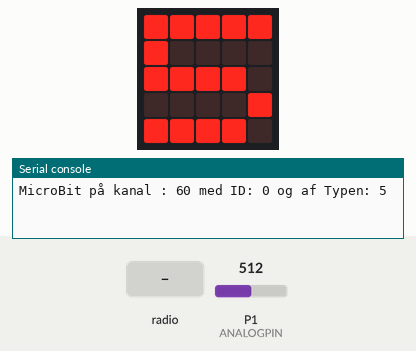
Bench run of a program on a simulated BBC micro:bit running MicroPython. Shown: the board's 5×5 LED display, the last lines printed to the serial console. The test bench sets the inputs (shaded band); at power-on: P1 (ANALOGPIN) = 512 (analog values on the 0–1023 scale). No radio messages arrive unless stated (any console line starting 'radio sent:' is added by the test bench).

Above: at 3.7 s.
At 6.08 s:
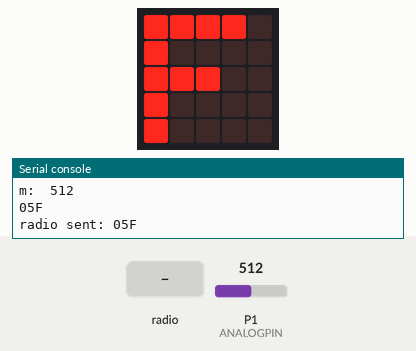
6.6 s: P1 (ANALOGPIN) set to 290
At 8.3 s:
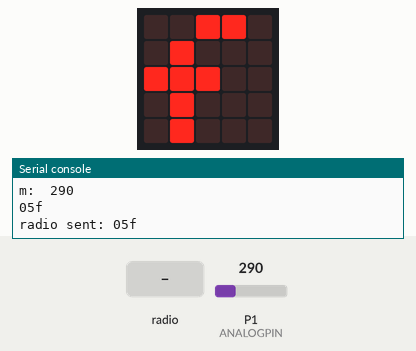
At 8.9 s:
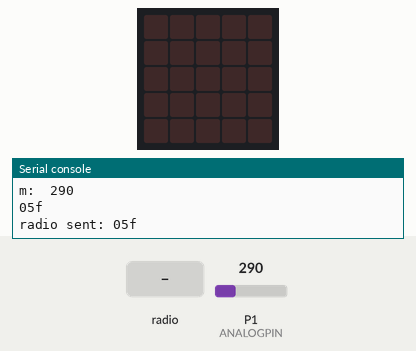
9.6 s: radio message "1" arrives
Timing chart, 0 to 12.6 s (numbered marks = the images above; inputs shaded):
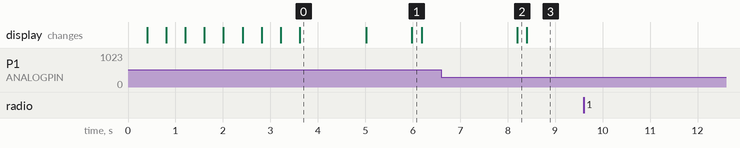

Measured:
- after the input at 6.6 s, the display: changes after 1.6 s (image 2)
- what the display in image 0 shows lasts 1.4 s, from 3.6 s to 5.0 s

The program:

MBType-5.py
```python
# MBType-5.py - Gem i main.py på Micro:Bit. - Husk at det skal være med lille m i main.py ellers duer det ikke!
#
# Version 1.0 - 22 Mar 2021, Knud Funch Sound Hub Danmark. LYD-KIT Region MidtJylland - Oprettet og første test
#
# Type 5: Analog aflæsning på een PIN og når værdi overstiger TRESHOLD sendes "F" - er den under sendes "f"
# sammen med MB-id og Type identifikation for at gøre det til et unikt event med flere MB i opstilling.
#
# Det kunne ex. være en fugtighedsmåler (elektrisk- ledningsevne mellem 2 poler - eg 2 søm på krokodillenæb)
#
# Modtages noget på radio sendes det videre på USB.
# Derved kan man sætte een MB til PC/MAC/PI og have flere andre der sender på radio og få
# input events fra alle overført til PC/MAC/PI
#
# En opgave kunne være at lave en ny MB type ud fra denne som kan levere 5 forskellige tegn ud fra forskellige
# input niveauer.
#
from microbit import *
import radio
import math
#
# Konstanter til at identificere MB, som I skal rette til jeres opstilling
#
MB_TYPE = "5"     # identificerer denne MB som een type 5 (analog værdi over/under given værdi). SKAL ikke ændres
MB_ID   = "0"     # nummer på MB når i bruger flere af dem i opstilling for at kunne skelne dem ad
CH      = 60      # Den radio kanal I benytter til jeres opstilling/produkt

#
# Konstanter.
# ANALOGPIN til at definere den PIN som bruges (brug kun 0,1 eller 2 som analog).
# Hvis andre skal bruges så læs mere på:
# https://microbit-micropython.readthedocs.io/en/v2-docs/pin.html
# TRIGGER_LEVEL = den værdi man skal være over for at der sendes et "F" og under for at der sendes et "f"
#
# Værdi fra sensor midles da den kan variere fra gang til gang og vi ønsker en mere stabil aflæsning
# Antal gange der midles over bestemmes af konstanten NOF_LIM samt variablen nof_val.
# Dem kan man justere hvis man ønsker

ANALOGPIN     = pin1
TRIGGER_LEVEL = 300
NOF_LIM       = 20
#
# Variabler til at holde styr på input og sidste ditto så kun ændret sensor værdi sendes.
key        = "0"
last_key   = "0"

nof_val    = 0
val        = 0

#
# Tænde for radio med fuld sende styrke men på specifik kanal som benyttes i opstillingen
#
radio.config(channel=CH)     # samme kanal i alle MB's i samme opstilling. Brug nummer som gruppe har fået tildelt
radio.on()
#
# For at identificere MB på USB (hvis den er tilsluttet via USB) samt kokalt på MB display
#
print("MicroBit på kanal : "+str(CH)+" med ID: "+MB_ID+" og af Typen: "+MB_TYPE)
display.show("K:"+str(CH)+"I:"+MB_ID+"T:"+MB_TYPE)
sleep(1000)
display.clear()


while True:                        # Forever - genererer events på radio og USB

    val_new = ANALOGPIN.read_analog()
    val = val+val_new
    # værdi fra sensor midles da den kan vaierer fra gang til gang og vi ønsker en mere stabil aflæsning
    # ud over at midle skal der to ens til inden vi 'anerkender' det som een stabil værdi.

    nof_val+=1
    if nof_val == NOF_LIM:
        nof_val=0
        val_midlet = val//NOF_LIM
        print("m: ",val_midlet) # KUN ved test koblet til PC så værdi kan checkes i shell!!
        val=0
        if val_midlet<=TRIGGER_LEVEL:
            key = "f"
        else:
            key = "F"

    if key != last_key:            # sender kun een gang hvis samme knap/PIN er aktiveret gentagne gange i loop
        event = MB_ID+MB_TYPE+key  # unik event med MB ident,type og key der er aktiveret
        print(event)               # Send streng på USB   - OK selvom MB ikke er tilsluttet via USB
        radio.send(event)          # Send streng på radio - OK selvom MB er tilslutet via USB
        display.show(key)          # Local feedback på Micro:Bit display.
        sleep(200)
        display.clear()
        last_key=key

    #
    # Hvis der modtages noget på radio sendes det ufilteret/uændret videre på USB.
    #
    r = radio.receive()
    if r :
        print(r)

    sleep(50)                                 # Vent 50 Ms i hoved løkke, så så bliver 'normal' takten for test af sensor input.
```
